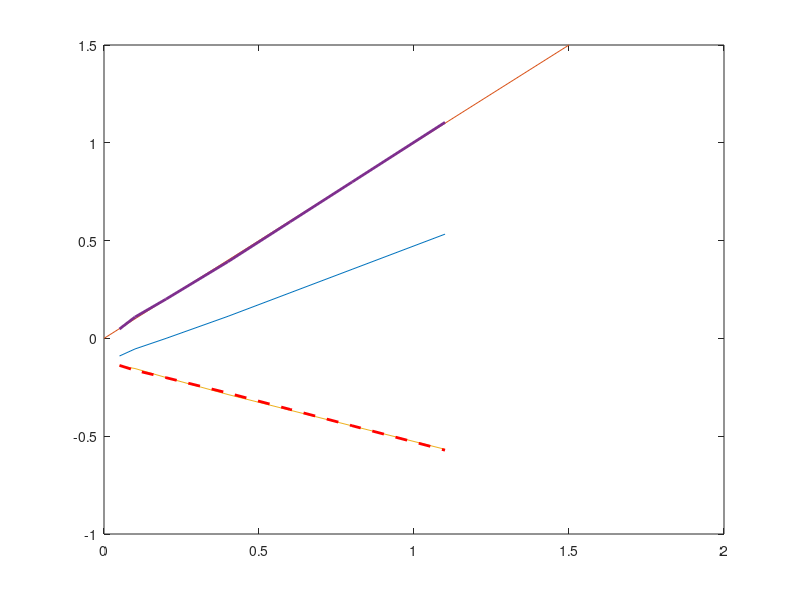

This figure's MATLAB source:
clc;
clear;
close all;

real_distance_m = [0.07 0.1 0.14 0.16 0.2 0.3 0.4 0.5 0.6 0.7 0.8 0.9 1 1.1 1.5];
sensor_data_m = [0.012 0.05 0.09 0.1 0.126 0.198 0.288 0.36 0.492 0.594 0.666 0.756 0.846 0.936 1.272];

real_distance_m = [0.05 0.1 0.2 0.40 0.60 0.8 1.1];
sensor_data_m = [-0.09 -0.054 0 0.113 0.233 0.353 0.533];

offset_data = sensor_data_m - real_distance_m;
n_samples = length(real_distance_m);

plot(real_distance_m, sensor_data_m);
hold on;
plot([0, 1.5], [0, 1.5]);

plot(real_distance_m, offset_data);
hold on;


c = polyfit(sensor_data_m,offset_data,1);
y_est = polyval(c,sensor_data_m);
calibrated_data = sensor_data_m - y_est;
hold on;
plot(real_distance_m,y_est,'r--','LineWidth',2)

hold on;
plot(real_distance_m,calibrated_data,'LineWidth',2)
hold off

fprintf('calibrated_data = sensor_data - offset\n')
fprintf('offset = %.3f*sensor_data + %.3f\n',c)




